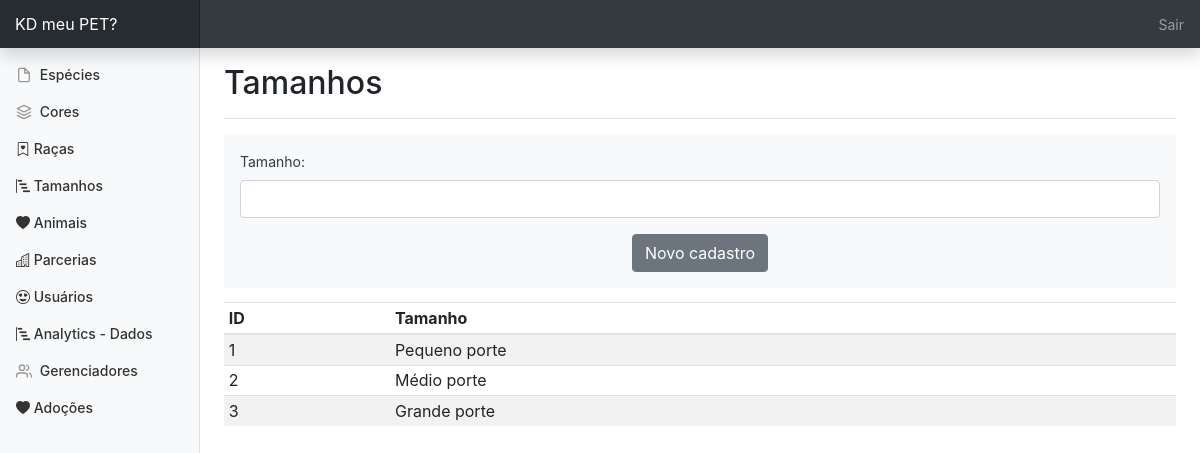
Screenshot of /tamanho.php (signed in) with the database file from the repository.
### tables this page shows
CREATE TABLE `cadastro_tamanho` (
  `t_id` int(11) NOT NULL,
  `t_nometm` varchar(250) DEFAULT NULL
);

### tamanho.php (the view, shortened to what this page needs)
<?php
  require_once"conexao.php";
?>
<html lang="pt">
  <head>
    <link href="css/bootstrap-4.1.3/dist/css/bootstrap.min.css" rel="stylesheet">
    <link rel="stylesheet" href="https://cdn.jsdelivr.net/npm/bootstrap-icons@1.3.0/font/bootstrap-icons.css">
    <link href="css/dashboard.css" rel="stylesheet">
  </head>
  <body>
    <nav class="navbar navbar-dark fixed-top bg-dark flex-md-nowrap p-0 shadow">
      <a class="navbar-brand col-sm-3 col-md-2 mr-0" href="#">KD meu PET?</a>
      <ul class="navbar-nav px-3">
        <li class="nav-item text-nowrap">
          <a class="nav-link" href="sairgerenciador.php">Sair</a>
        </li>
      </ul>
    </nav>
    <div class="container-fluid">
      <div class="row">
        <nav class="col-md-2 d-none d-md-block bg-light sidebar">
          <div class="sidebar-sticky">
          <?php include "menuadmin.php"; ?>
          </div>
        </nav>
        <main role="main" class="col-md-9 ml-sm-auto col-lg-10 px-4">
          <div class="d-flex justify-content-between flex-wrap flex-md-nowrap align-items-center pt-3 pb-2 mb-3 border-bottom">
            <h1 class="h2">Tamanhos</h1>
          </div>
          <div class="table-responsive">
            <form action="gerartamanho.php" method="post" enctype="multipart/form-data">
            <div class="p-3 mb-2 bg-light text-dark container">
                <div class="mb-3">
                    <label for="nome" class="form-label">Tamanho:</label>
                    <input type="text" class="form-control" required name="nome">
                </div>
                <div align="center">
                    <button type="submit" class="btn btn-secondary">Novo cadastro</button>
                </div>
            </div>
            </form>
            <div class="table-responsive">
            <table class="table table-striped table-sm">
              <thead>
                <tr>
                  <th>ID</th>
                  <th>Tamanho</th>
                </tr>
              </thead>
              <tbody>
               <?php
                try {
                  $consulta = "SELECT * FROM cadastro_tamanho ORDER BY t_id ASC";
                  $stmt_consulta = $pdo->prepare($consulta);
                  $stmt_consulta->execute();
                } catch (PDOException $e) {
                  echo "Erro: " . $e->getMessage();
                }
                while($dado = $stmt_consulta->fetch(PDO::FETCH_ASSOC))
                {
                ?>
                <tr>
                  <td><?php echo $dado['t_id']; ?></td>
                  <td><?php echo $dado['t_nometm']; ?></td>
                </tr>
                <?php } ?>
              </tbody>
            </table>
          </div>
          </div>
        </main>
      </div>
    </div>
  </body>
</html>

### css/dashboard.css (style rules this page uses)
body { font-size: .875rem; }
.sidebar { position: fixed; top: 0; bottom: 0; left: 0; z-index: 100; padding: 48px 0 0; box-shadow: inset -1px 0 0 rgba(0, 0, 0, .1); }
.sidebar-sticky { position: relative; top: 0; height: calc(100vh - 48px); padding-top: .5rem; overflow-x: hidden; overflow-y: auto; }
[role="main"] { padding-top: 48px; }
.navbar-brand { padding-top: .75rem; padding-bottom: .75rem; font-size: 1rem; background-color: rgba(0, 0, 0, .25); box-shadow: inset -1px 0 0 rgba(0, 0, 0, .25); }

### rows the page displays
cadastro_tamanho: t_id "1", t_nometm "Pequeno porte"
cadastro_tamanho: t_id "2", t_nometm "Médio porte"
cadastro_tamanho: t_id "3", t_nometm "Grande porte"
